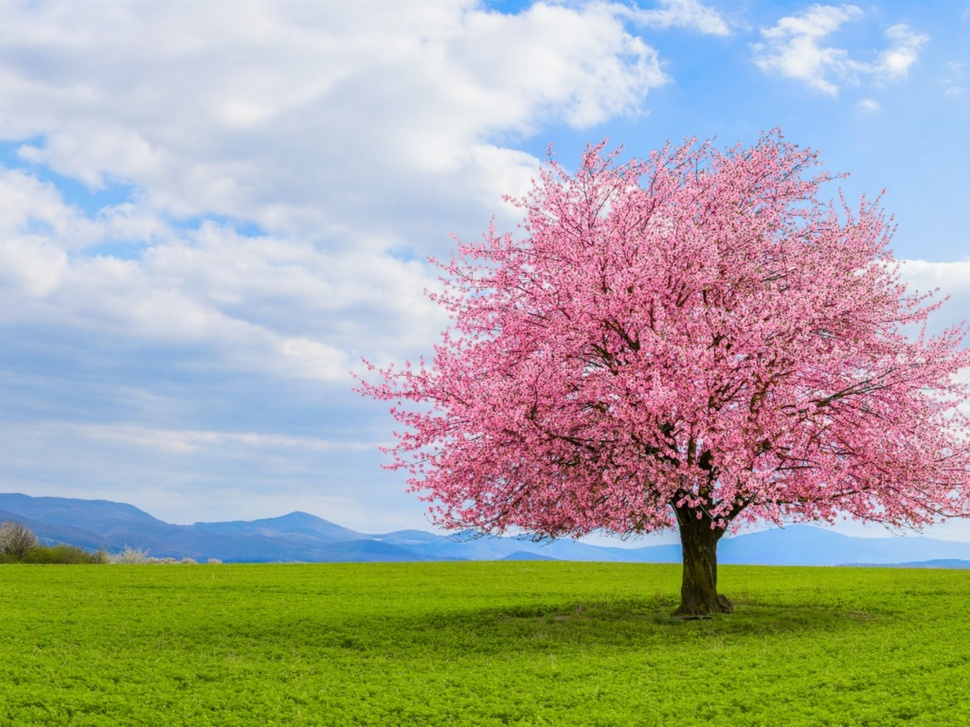
#> input picture Python/OpenCV/Photos/landscape.jpg, 970 x 727 px, shrunk from 1600 x 1200 before the run
$ python histogram_equalization.py
#> lines starting #> are read from the running program, lines starting #| are printed output that depends on the picture
import numpy as np
import matplotlib.pyplot as plt
import cv2 as cv

def normalizehist(hist):
    normhist = np.zeros(256, dtype = 'float')
    for i in range(256):
        normhist[i] = hist[i] / np.sum(hist)
    return normhist

def performequalization(nhist):
    cumfreq = np.zeros(256, dtype = 'float')
    lookuptable = np.zeros(256, dtype = 'float')
    cumfreq[0] = nhist[0]
    for i in range(1, 256):
        cumfreq[i] = cumfreq[i - 1] + nhist[i]
    for i in range(256):
        lookuptable[i] = np.round(cumfreq[i] * i)
    return lookuptable

def findhistogram(img):
    h, w = img.shape
    hist = np.zeros(256, dtype = 'uint32')
    for i in range(h):
        for j in range(w):
            hist[img[i, j]] += 1
    return hist

img = cv.imread('Photos/landscape.jpg', 0)
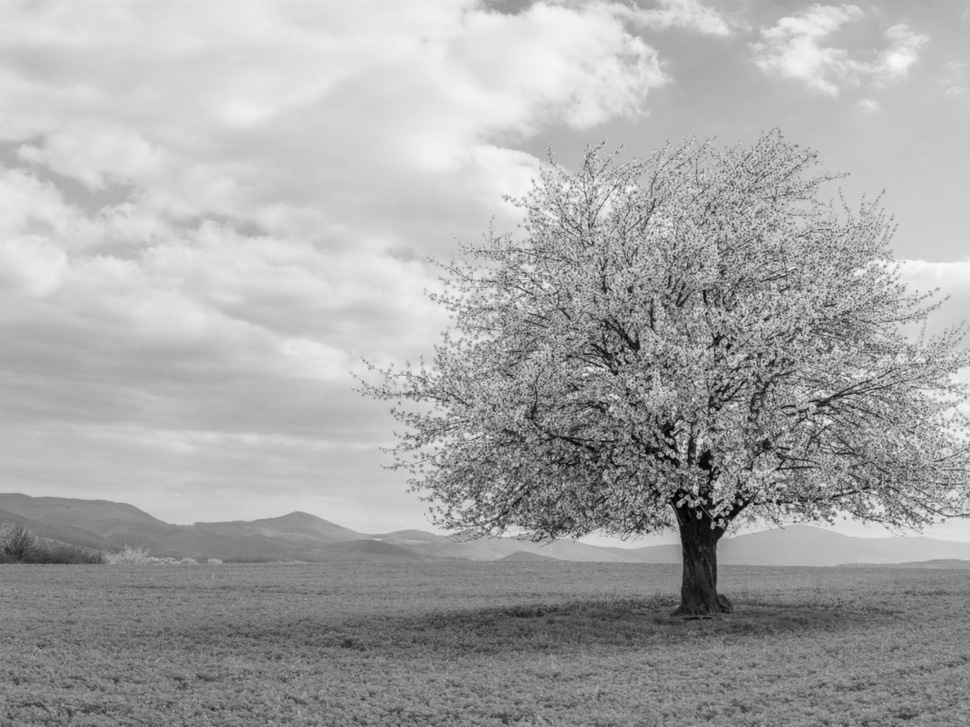
#> img: shape (727, 970); min 0, max 251, mean 167.7
h, w = img.shape
#> h = 727; w = 970
hist = findhistogram(img)
#> hist = 256 values, max 10119 at index 200, min 0 at index 250, mean 2754.6
nhist = normalizehist(hist)
#> after the loop in normalizehist, `for i in range(256):`: normhist = 256 values, max 0.0143 at index 200, min 0 at index 250, mean 0.00391
#> nhist has the same summary as normhist in normalizehist
lookuptable = performequalization(nhist)
#> after the loop in performequalization, `for i in range(1, 256):`: cumfreq = 256 values from 8.51e-06 to 1
#> after the loop in performequalization, `for i in range(256):`: lookuptable = 256 values from 0 to 255
#> lookuptable = 256 values from 0 to 255
eqim = np.zeros((h, w), dtype = np.uint8)
for i in range(h):
    for j in range(w):
        eqim[i, j] = lookuptable[img[i, j]]
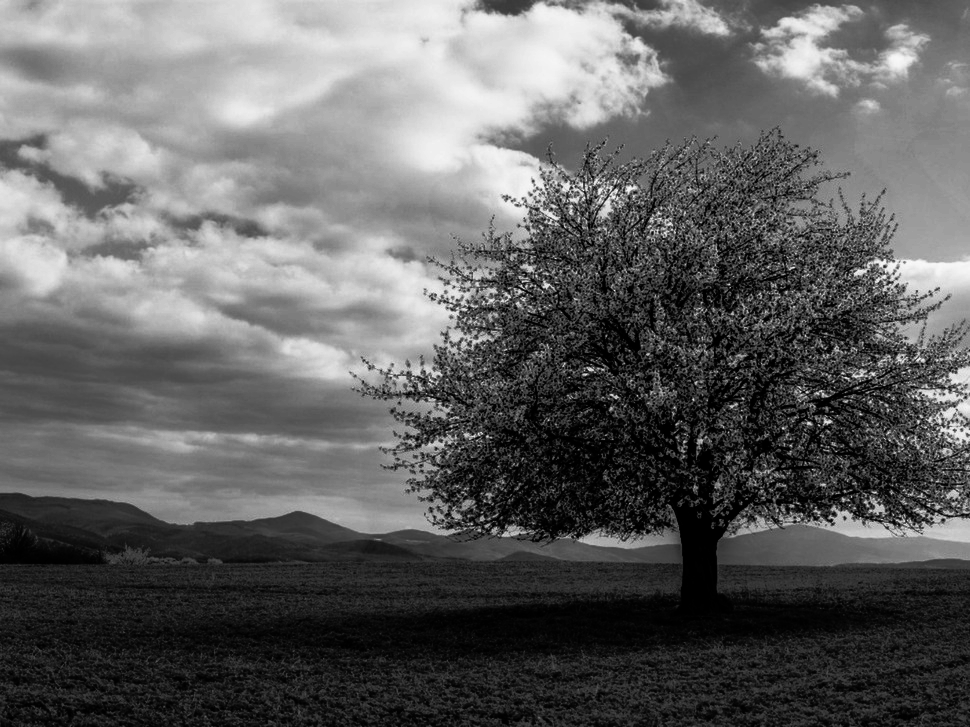
#> eqim: shape (727, 970); min 0, max 251, mean 97.6
newhist = findhistogram(eqim)
#> newhist = 256 values, max 10119 at index 137, min 0 at index 29, mean 2754.6
fig = plt.figure(figsize = (18, 18))
pltX, pltY = 2, 2
fig.add_subplot(pltX, pltY, 1)
plt.imshow(img, cmap = 'gray')
plt.axis('off')
plt.title('Original Image')
fig.add_subplot(pltX, pltY, 2)
plt.bar(np.arange(len(hist)), hist)
plt.title('Histogram for Original Image')
fig.add_subplot(pltX, pltY, 3)
plt.imshow(eqim, cmap = 'gray')
plt.axis('off')
plt.title('Equalized Image')
fig.add_subplot(pltX, pltY, 4)
plt.bar(np.arange(len(newhist)), newhist)
plt.title('Histogram for Equalized Image')
plt.show()
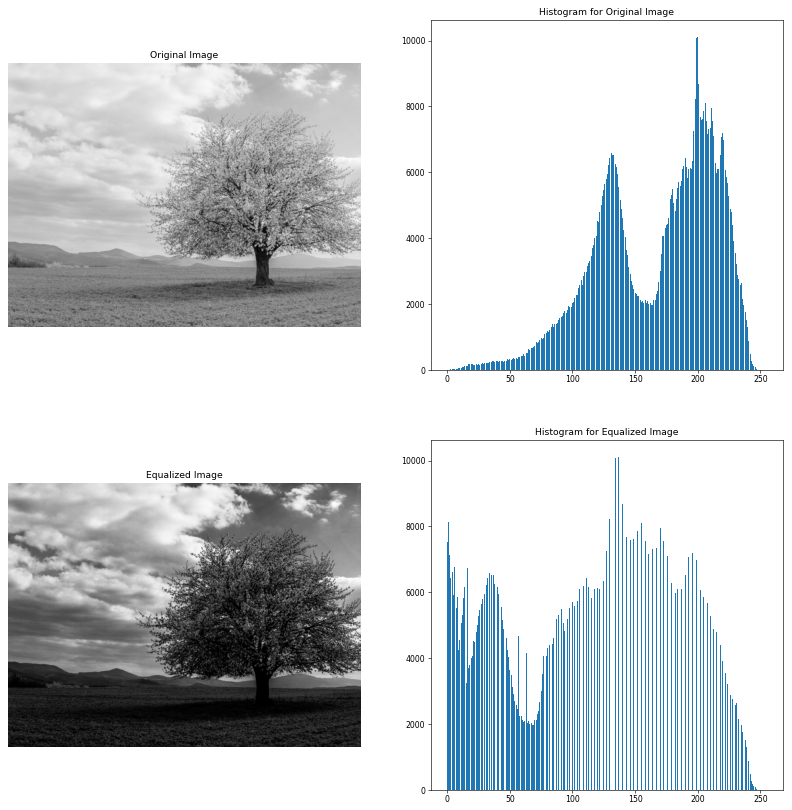
#> figure drawn by matplotlib, 4 panels; panel 2: tallest bar 10119 high, from x = 199.6 to 200.4; panel 4: tallest bar 10119 high, from x = 136.6 to 137.4
plt.waitforbuttonpress()

$ run again, with Python/OpenCV/Photos/flower.jpg copied over Python/OpenCV/Photos/landscape.jpg
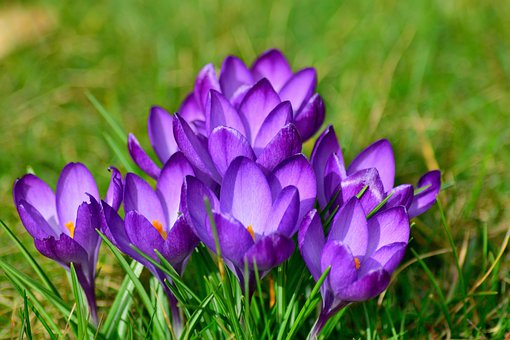
#> input picture Python/OpenCV/Photos/flower.jpg, 510 x 340 px
#> `hist = findhistogram(img)`: hist = 256 values, max 2707 at index 121, min 0 at index 1, mean 677.3
#> after the loop in normalizehist, `for i in range(256):`: normhist = 256 values, max 0.0156 at index 121, min 0 at index 1, mean 0.00391
#> nhist has the same summary as normhist in normalizehist
#> after the loop in performequalization, `for i in range(1, 256):`: cumfreq = 256 values from 1.73e-05 to 1
#> after the loop in performequalization, `for i in range(256):`: lookuptable = 256 values from 0 to 255
#> after the loop `for i in range(h):`:
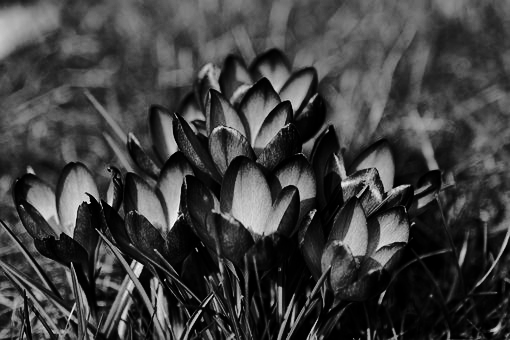
#> eqim: shape (340, 510); min 0, max 255, mean 63.9
#> newhist = 256 values, max 3923 at index 1, min 0 at index 36, mean 677.3
#> `plt.show()`:
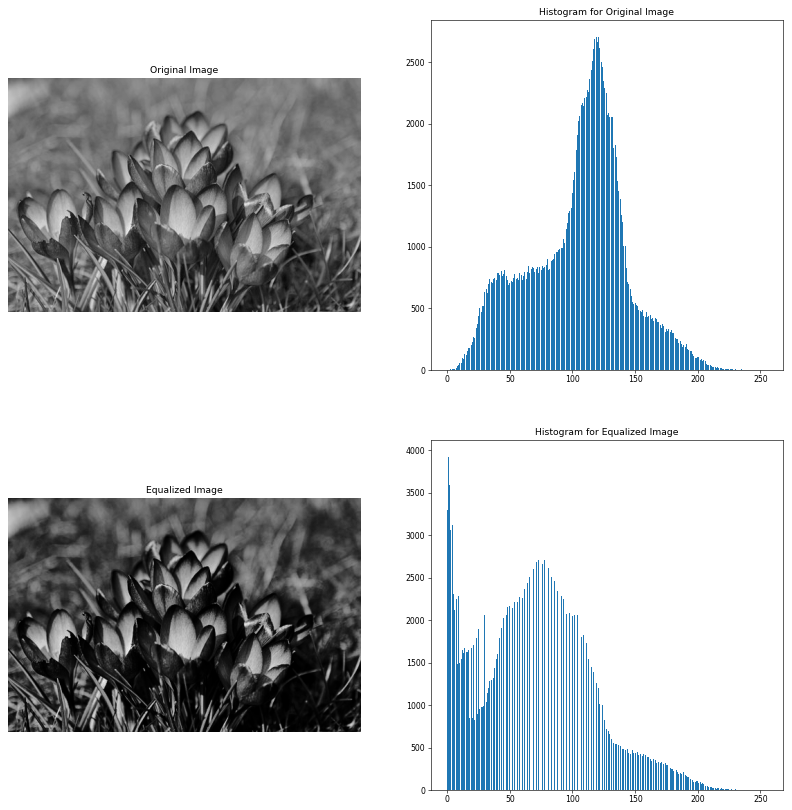
#> figure drawn by matplotlib, 4 panels; panel 2: tallest bar 2707 high, from x = 120.6 to 121.4; panel 4: tallest bar 3923 high, from x = 0.6 to 1.4
